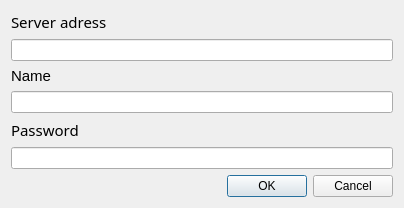
<?xml version="1.0" encoding="UTF-8"?>
<ui version="4.0">
 <class>OpenServ</class>
 <widget class="QDialog" name="OpenServ">
  <property name="geometry">
   <rect>
    <x>0</x>
    <y>0</y>
    <width>404</width>
    <height>199</height>
   </rect>
  </property>
  <property name="windowTitle">
   <string>Dialog</string>
  </property>
  <layout class="QVBoxLayout" name="verticalLayout">
   <item>
    <widget class="QLabel" name="label">
     <property name="font">
      <font>
       <family>Mathcad UniMath</family>
       <pointsize>11</pointsize>
      </font>
     </property>
     <property name="text">
      <string>Server adress</string>
     </property>
    </widget>
   </item>
   <item>
    <widget class="QLineEdit" name="lineEdit"/>
   </item>
   <item>
    <widget class="QLabel" name="label_3">
     <property name="font">
      <font>
       <pointsize>11</pointsize>
      </font>
     </property>
     <property name="text">
      <string>Name</string>
     </property>
    </widget>
   </item>
   <item>
    <widget class="QLineEdit" name="lineEdit_3"/>
   </item>
   <item>
    <widget class="QLabel" name="label_2">
     <property name="font">
      <font>
       <family>Mathcad UniMath</family>
       <pointsize>11</pointsize>
      </font>
     </property>
     <property name="text">
      <string>Password</string>
     </property>
    </widget>
   </item>
   <item>
    <widget class="QLineEdit" name="lineEdit_2"/>
   </item>
   <item>
    <widget class="QDialogButtonBox" name="buttonBox">
     <property name="orientation">
      <enum>Qt::Horizontal</enum>
     </property>
     <property name="standardButtons">
      <set>QDialogButtonBox::Cancel|QDialogButtonBox::Ok</set>
     </property>
    </widget>
   </item>
  </layout>
 </widget>
 <resources/>
 <connections>
  <connection>
   <sender>buttonBox</sender>
   <signal>accepted()</signal>
   <receiver>OpenServ</receiver>
   <slot>accept()</slot>
   <hints>
    <hint type="sourcelabel">
     <x>248</x>
     <y>254</y>
    </hint>
    <hint type="destinationlabel">
     <x>157</x>
     <y>274</y>
    </hint>
   </hints>
  </connection>
  <connection>
   <sender>buttonBox</sender>
   <signal>rejected()</signal>
   <receiver>OpenServ</receiver>
   <slot>reject()</slot>
   <hints>
    <hint type="sourcelabel">
     <x>316</x>
     <y>260</y>
    </hint>
    <hint type="destinationlabel">
     <x>286</x>
     <y>274</y>
    </hint>
   </hints>
  </connection>
 </connections>
</ui>
